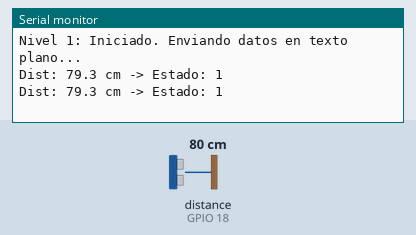
This sketch was run on a simulated ESP32. On the bench: the last lines printed to the serial monitor. Wiring (inferred from the names in the program): ultrasonic range finder: trigger GPIO 5; echo GPIO 18. Inputs (shaded band) come from the test bench; at power-on: distance to the obstacle (sensor on GPIO 18) 80 cm. The echo pulse lasts 58.3 µs per cm; nothing arrives over Bluetooth unless stated.

Above: at 3.8 s.
3.9 s: distance to the obstacle (sensor on GPIO 18) set to 2 cm
At 6.8 s:
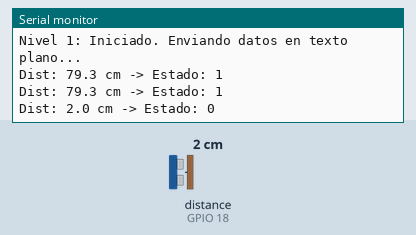
7.8 s: distance to the obstacle (sensor on GPIO 18) set to 4 cm
At 10.3 s:
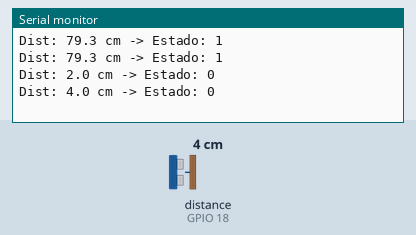
Timing chart, 0 to 11.8 s (numbered marks = the images above; inputs shaded):
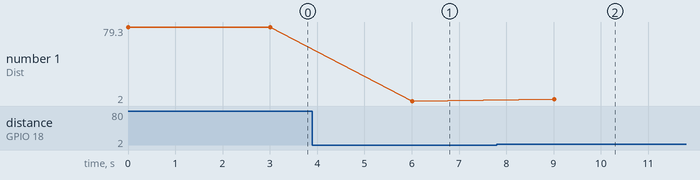

Measured:
- after the input at 3.9 s, the serial monitor: prints a new line after 2.1 s (image 1)
- after the input at 7.8 s, the serial monitor: prints a new line after 1.2 s (image 2)
- plotted number 1: 79.3 → 2 after the input at 3.9 s, 2 → 4 after the input at 7.8 s

The sketch:

rawData.ino
```cpp
 #include <Arduino.h>

#include "BLEDevice.h"

#include "BLEUtils.h"

#include "BLEServer.h"


// Pines del Ultrasonido

const int trigPin = 5;

const int echoPin = 18;


BLEAdvertising *pAdvertising;


void setup() {

Serial.begin(115200);

pinMode(trigPin, OUTPUT);

pinMode(echoPin, INPUT);


// 1. Inicializar Hardware BLE

BLEDevice::init("Parking-Sensor-01");

pAdvertising = BLEDevice::getAdvertising();

Serial.println("Nivel 1: Iniciado. Enviando datos en texto plano...");

}


void loop() {

// --- A. Leer Distancia (Simulado o Real) ---

long duration;

digitalWrite(trigPin, LOW); delayMicroseconds(2);

digitalWrite(trigPin, HIGH); delayMicroseconds(10);

digitalWrite(trigPin, LOW);

duration = pulseIn(echoPin, HIGH);

float distanceCm = duration * 0.034 / 2;


// Lógica simple de estado

// 1 = Libre, 0 = Ocupado

uint8_t estado = (distanceCm > 20) ? 1 : 0;


Serial.printf("Dist: %.1f cm -> Estado: %d\n", distanceCm, estado);


// --- B. Construir el Paquete BLE (Advertising) ---

// Vamos a poner el dato crudo en el "Manufacturer Data"

std::string payload = "";

// Identificador de fabricante falso (0xFFFF es reservado para test)

payload += (char)0xFF;

payload += (char)0xFF;

// AÑADIMOS EL DATO SIN PROTECCIÓN

// Literalmente enviamos "L" (Libre) o "O" (Ocupado) para que se lea fácil

if(estado == 1) payload += "LIBRE";

else payload += "OCUPADO";


// --- C. Configurar y Enviar ---

BLEAdvertisementData oAdvertisementData = BLEAdvertisementData();

oAdvertisementData.setFlags(0x04); // BR_EDR_NOT_SUPPORTED

oAdvertisementData.setManufacturerData(payload.c_str());


pAdvertising->setAdvertisementData(oAdvertisementData);

pAdvertising->start();


// Mantenemos el anuncio 1 segundo y luego paramos para simular ahorro

delay(1000);

pAdvertising->stop();

// Esperar 2 segundos antes de la siguiente medición

delay(2000);

} 
```
